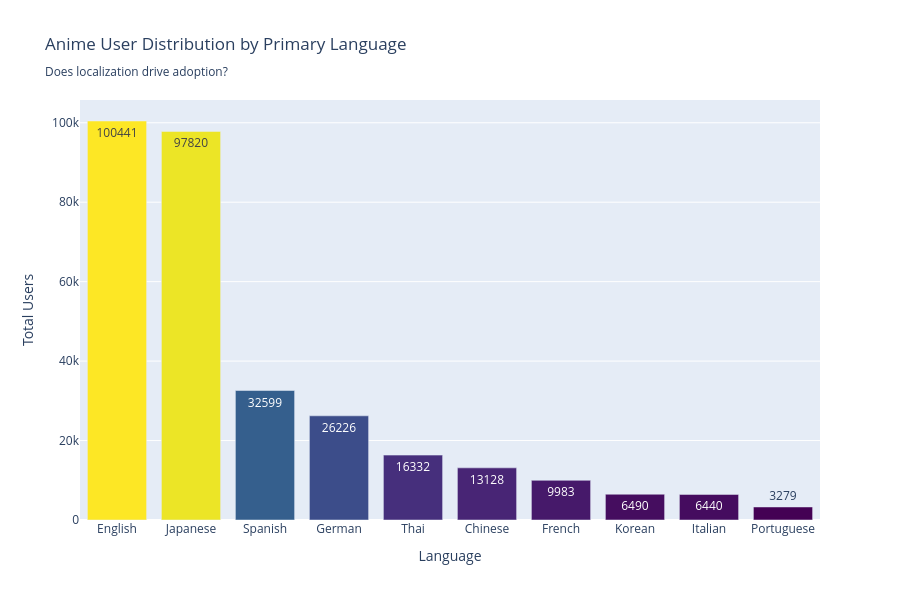

This figure's notebook cell:
### Markdown cell above
This raises an interesting question: does the popularity of anime dubbed/subbed in specific languages actually match the geographic distribution we just saw? If localization truly drives adoption, we should see a clear correlation between language availability and user engagement in those regions.

### Code cell
# Display language distribution to validate localization hypothesis
fig = gu.language_vs_geographic_distribution()
fig.show()

### Figure 1 — Plotly figure (JSON) as saved in the notebook; plotly's stock layout.template omitted (floating-point values rounded to 4 significant figures)
{"data": [{"marker": {"color": [100441, 97820, 32599, 26226, 16332, 13128, 9983, 6490, 6440, 3279], "colorscale": [[0, "#440154"], [0.1111, "#482878"], [0.2222, "#3e4989"], [0.3333, "#31688e"], [0.4444, "#26828e"], [0.5556, "#1f9e89"], [0.6667, "#35b779"], [0.7778, "#6ece58"], [0.8889, "#b5de2b"], [1, "#fde725"]]}, "text": [100400.0, 97820.0, 32600.0, 26230.0, 16330.0, 13130.0, 9983.0, 6490.0, 6440.0, 3279.0], "textposition": "auto", "type": "bar", "x": ["English", "Japanese", "Spanish", "German", "Thai", "Chinese", "French", "Korean", "Italian", "Portuguese"], "y": [100441, 97820, 32599, 26226, 16332, 13128, 9983, 6490, 6440, 3279]}], "layout": {"height": 600, "showlegend": false, "title": {"text": "Anime User Distribution by Primary Language<br><sub>Does localization drive adoption?</sub>"}, "xaxis": {"title": {"text": "Language"}}, "yaxis": {"title": {"text": "Total Users"}}}}
